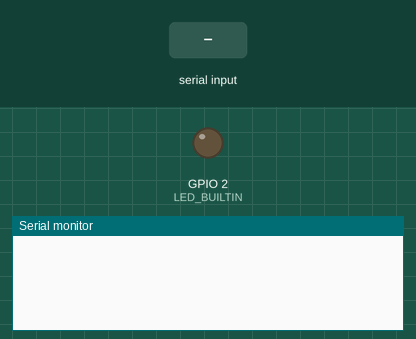
A program run on a simulated ESP32. Parts: output pins drawn as LEDs (lit = HIGH), the last lines printed to the serial monitor. Inputs (shaded band) come from the test bench. Random numbers use the default seed unless the program sets one.

Above: at 1.2 s.
1.3 s: "/led" received over Serial
At 2.5 s:
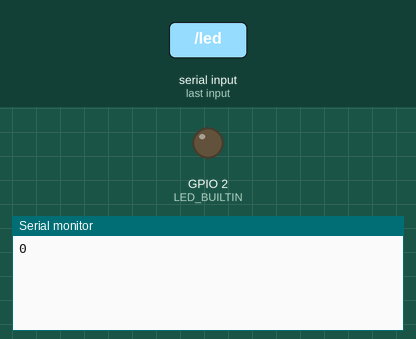
2.8 s: "/sensor" received over Serial
At 3.6 s:
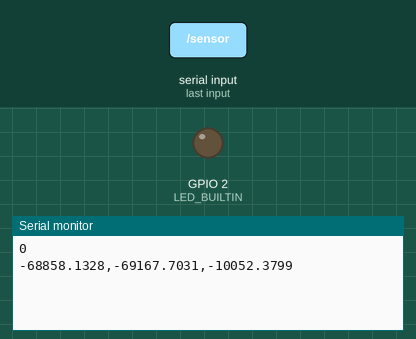

Measured:
- after the input at 1.3 s, the serial monitor: prints a new line at once (image 1)
- after the input at 2.8 s, the serial monitor: prints a new line at once (image 2)

The program:

main.cpp
```cpp
#include <Arduino.h>
#include "serial_comm.h"

//set up to connect to an existing network (e.g. mobile hotspot from laptop that will run the python code)
int counter = 0;


unsigned long sensorUpdateTime, sensorUpdateTimeInterval=50;
unsigned long serialLoopTime, serialLoopTimeInterval=5;

void setup()
{
  Serial.begin(115200);
  Serial.setTimeout(2);

  pinMode(LED_BUILTIN, OUTPUT);
  digitalWrite(LED_BUILTIN, LOW);


  serialLoopTime = millis();
  sensorUpdateTime = millis();
}

void loop()
{

  if ((millis() - sensorUpdateTime) >= sensorUpdateTimeInterval)
  {
    // Serial.println("Reading Sensors");
    sensorA = -1 * (float)random(10000, 10000000) / 100.0;
    sensorB = -1 * (float)random(10000, 10000000) / 100.0;
    sensorC = -1 * (float)random(10000, 10000000) / 100.0;

    sensorUpdateTime = millis();
  }

  if ((millis() - serialLoopTime) >= serialLoopTimeInterval)
  {
    recieve_and_send_data();
    serialLoopTime = millis();
  }

}
```

command_functions.h
```cpp
#ifndef COMMAND_FUNCTIONS_H
#define COMMAND_FUNCTIONS_H

#include <Arduino.h>

//--------------- global variables -----------------//
int ledState = 0;
float sensorA, sensorB, sensorC;
//-------------------------------------------------//


//--------------- global functions ----------------//
String commandLed(int state){
  ledState = state;
  // digitalWrite(LED_BUILTIN, ledState);
  return String(ledState);
}

String readSensorData(String cmd_route){
  String data = String(sensorA, 4);
  data += ",";
  data += String(sensorB, 4);
  data += ",";
  data += String(sensorC, 4);
  return data;
}
//-------------------------------------------------//

#endif
```

serial_comm.h
```cpp
#ifndef SERIAL_COMM_H
#define SERIAL_COMM_H

#include "command_functions.h"

String dataMsg = "", dataMsgBuffer, dataMsgBufferArray[3];
String sendMsg = "";


void recieve_and_send_data(){
  int indexPos = 0, i = 0;

  if (Serial.available() > 0)
  {
    while (Serial.available())
    {
      dataMsg = Serial.readString();
    }
    dataMsg.trim();
    if (dataMsg != "")
    {
      do
      {
        indexPos = dataMsg.indexOf(',');
        if (indexPos != -1)
        {
          dataMsgBuffer = dataMsg.substring(0, indexPos);
          dataMsg = dataMsg.substring(indexPos + 1, dataMsg.length());
          dataMsgBufferArray[i] = dataMsgBuffer;
          dataMsgBuffer = "";
        }
        else
        {
          if (dataMsg.length() > 0)
            dataMsgBufferArray[i] = dataMsg;
        }
        i += 1;
      } while (indexPos >= 0);
    }


    if (dataMsgBufferArray[0] != "")
    {
      digitalWrite(LED_BUILTIN, HIGH);

      if (dataMsgBufferArray[0] == "/led")
      {
        sendMsg = commandLed(dataMsgBufferArray[1].toInt());
        Serial.println(sendMsg);
      }

      else if (dataMsgBufferArray[0] == "/sensor")
      {
        sendMsg = readSensorData(dataMsgBufferArray[0]);
        Serial.println(sendMsg);
      }

      digitalWrite(LED_BUILTIN, LOW);
    }
    else
    {
      digitalWrite(LED_BUILTIN, HIGH);

      sendMsg = "0";
      Serial.println(sendMsg);

      digitalWrite(LED_BUILTIN, LOW);
    }

    sendMsg = "";
    dataMsg = "";
    dataMsgBuffer = "";
    dataMsgBufferArray[0] = "";
    dataMsgBufferArray[1] = "";
    dataMsgBufferArray[2] = "";
  }
}

#endif
```
